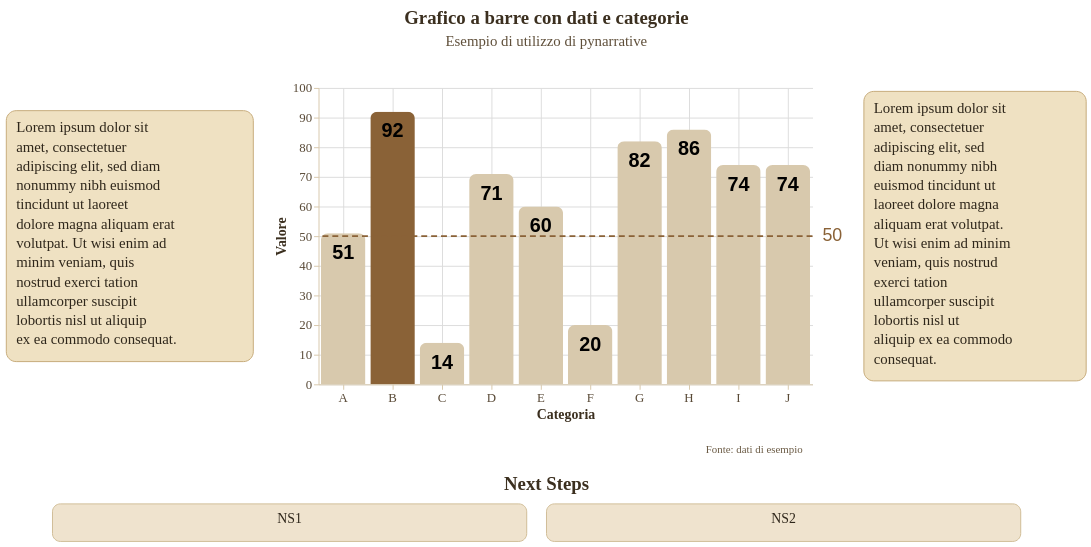

Notebook cell for this chart:
### Markdown cell above
*Historical Template*

### Code cell
from pynarrative import HistoricalTemplate as HT

storia = (
    pn.Story(
    #Costruzione dell'oggetto di classe Story
        data = dati_categorie,
        width = 500,
        height = 300,
        template = HT
    )

    #Chiamata dei metodi

    .mark_bar(
        cornerRadiusTopLeft = 7,
        cornerRadiusTopRight = 7,

    )

    .encode( #encoding dei dati
        x = alt.X("categorie:N", title = "Categoria", axis = alt.Axis(grid = True)),
        y = alt.Y("valori:Q", title = "Valore", axis = alt.Axis(grid = True))
    )
    

    .add_title( #titolo e sottotitolo
        title = "Grafico a barre con dati e categorie",
        subtitle = "Esempio di utilizzo di pynarrative",
        align = "center"
    )

    .add_context( #contesto, testo, spiegazione
        text = "Lorem ipsum dolor sit amet, consectetuer adipiscing elit, sed diam nonummy nibh euismod tincidunt ut laoreet dolore magna aliquam erat volutpat. Ut wisi enim ad minim veniam, quis nostrud exerci tation ullamcorper suscipit lobortis nisl ut aliquip ex ea commodo consequat.",
        position = "left",
    )

    .add_context( #contesto, testo, spiegazione
        text = "Lorem ipsum dolor sit amet, consectetuer adipiscing elit, sed diam nonummy nibh euismod tincidunt ut laoreet dolore magna aliquam erat volutpat. Ut wisi enim ad minim veniam, quis nostrud exerci tation ullamcorper suscipit lobortis nisl ut aliquip ex ea commodo consequat.",
        position = "right",
    )

    .add_next_steps( #prossima parte della storia
        steps = ["NS1", "NS2"],
        title = "Next Steps", #
        position = "bottom" #
    )

    .add_source( #fonte384db5
        text = "Fonte: dati di esempio",
        position = "bottom",
        align = "right"
    )


    .add_labels_chart(
        font_size = 20,
        font_weight = "bold",
        dy = 20
    )

    .add_line(
        orientation = "horizontal",
        value = 50,
    )

    .add_highlight("B")
    


    .render()
)

storia

### Figure 1 — Vega-Lite specification as saved in the notebook (floating-point values rounded to 4 significant figures)
{"config": {"view": {"continuousWidth": 300, "continuousHeight": 300, "strokeWidth": 0}, "axis": {"domainColor": "#d8c9ad", "grid": false, "labelColor": "#594a37", "labelFont": "Garamond", "labelFontSize": 13, "tickColor": "#d8c9ad", "titleColor": "#3b2f1f", "titleFont": "Garamond", "titleFontSize": 14}, "axisX": {"labelAngle": 0, "labelExpr": "length(datum.label) > 12 ? replace(datum.label, /\\s+/, '\\n') : datum.label", "labelLineHeight": 14}, "bar": {"color": "#8a6237"}, "legend": {"labelColor": "#594a37", "labelFont": "Garamond", "labelFontSize": 12, "titleColor": "#3b2f1f", "titleFont": "Garamond", "titleFontSize": 12}, "line": {"color": "#27A0D9"}, "mark": {"strokeWidth": 2.5}, "point": {"color": "#000000", "filled": true, "size": 75}, "range": {"category": ["#27A0D9", "#348035", "#c2a46c", "#a46cc2", "#d96027"]}, "title": {"color": "#3b2f1f", "font": "Garamond", "fontSize": 19}}, "vconcat": [{"layer": [{"mark": {"type": "text", "align": "center", "baseline": "top", "color": "#3b2f1f", "font": "Garamond", "fontSize": 19, "fontWeight": "bold", "text": "Grafico a barre con dati e categorie"}, "encoding": {"x": {"value": 500.0}, "y": {"value": 4}}}, {"mark": {"type": "text", "align": "center", "baseline": "top", "color": "#5f4f3a", "font": "Garamond", "fontSize": 15, "text": "Esempio di utilizzo di pynarrative"}, "encoding": {"x": {"value": 500.0}, "y": {"value": 30}}}], "data": {"name": "data-6fad5c34291b82fc9632cbce143d677a"}, "height": 58, "width": 1000.0}, {"vconcat": [{"hconcat": [{"hconcat": [{"layer": [{"mark": {"type": "rect", "color": "#efe1c2", "cornerRadius": 10, "opacity": 1.0, "stroke": "#c7ab7a", "strokeWidth": 1}, "encoding": {"x": {"value": 0}, "x2": {"value": 250.0}, "y": {"value": 23.0}, "y2": {"value": 277.0}}}, {"mark": {"type": "text", "align": "left", "baseline": "top", "color": "#2f271b", "font": "Garamond", "fontSize": 15, "fontStyle": "normal", "fontWeight": "normal", "lineBreak": "\n", "lineHeight": 19.5, "text": "Lorem ipsum dolor sit\namet, consectetuer\nadipiscing elit, sed diam\nnonummy nibh euismod\ntincidunt ut laoreet\ndolore magna aliquam erat\nvolutpat. Ut wisi enim ad\nminim veniam, quis\nnostrud exerci tation\nullamcorper suscipit\nlobortis nisl ut aliquip\nex ea commodo consequat."}, "encoding": {"x": {"value": 10}, "y": {"value": 33.0}}}], "data": {"name": "data-6fad5c34291b82fc9632cbce143d677a"}, "height": 300, "width": 250.0}, {"layer": [{"mark": {"type": "bar", "cornerRadiusTopLeft": 7, "cornerRadiusTopRight": 7}, "encoding": {"color": {"condition": {"test": "(datum['categorie'] === 'B')", "value": "#8a6237"}, "value": "#d8c9ad"}, "x": {"axis": {"grid": true}, "field": "categorie", "title": "Categoria", "type": "nominal"}, "y": {"axis": {"grid": true}, "field": "valori", "title": "Valore", "type": "quantitative"}}}, {"mark": {"type": "text", "align": "center", "angle": 0, "color": "#000000", "dx": 0, "dy": 20, "fontSize": 20, "fontWeight": "bold", "lineBreak": "\n"}, "encoding": {"text": {"field": "valori", "type": "quantitative"}, "x": {"field": "categorie", "type": "nominal"}, "y": {"field": "valori", "type": "quantitative"}}}, {"data": {"name": "data-6fad5c34291b82fc9632cbce143d677a"}, "mark": {"type": "text", "align": "right", "baseline": "top", "color": "#6b5b45", "font": "Garamond", "fontSize": 11, "lineBreak": "\n", "text": "Fonte: dati di esempio"}, "encoding": {"x": {"value": 490}, "y": {"value": 360}}}, {"layer": [{"data": {"name": "data-e94b98131d8354ad2d7fef474f689388"}, "mark": {"type": "rule", "color": "#8a6237", "strokeDash": [6, 4], "strokeWidth": 2}, "encoding": {"y": {"field": "y", "type": "quantitative"}}}, {"data": {"name": "data-8ae341a3abcf4f04b776991a4b98e009"}, "mark": {"type": "text", "align": "left", "color": "#8a6237", "dx": 0, "dy": 0, "fontSize": 18, "fontStyle": "normal", "fontWeight": "normal"}, "encoding": {"text": {"value": "50"}, "x": {"value": 510}, "y": {"field": "y", "type": "quantitative"}}}]}], "data": {"name": "data-3deff3c83dd1251d975b1c846aaeeb3c"}, "height": 300, "width": 500}]}, {"layer": [{"mark": {"type": "rect", "color": "#efe1c2", "cornerRadius": 10, "opacity": 1.0, "stroke": "#c7ab7a", "strokeWidth": 1}, "encoding": {"x": {"value": 0}, "x2": {"value": 225.0}, "y": {"value": 3.5}, "y2": {"value": 296.5}}}, {"mark": {"type": "text", "align": "left", "baseline": "top", "color": "#2f271b", "font": "Garamond", "fontSize": 15, "fontStyle": "normal", "fontWeight": "normal", "lineBreak": "\n", "lineHeight": 19.5, "text": "Lorem ipsum dolor sit\namet, consectetuer\nadipiscing elit, sed\ndiam nonummy nibh\neuismod tincidunt ut\nlaoreet dolore magna\naliquam erat volutpat.\nUt wisi enim ad minim\nveniam, quis nostrud\nexerci tation\nullamcorper suscipit\nlobortis nisl ut\naliquip ex ea commodo\nconsequat."}, "encoding": {"x": {"value": 10}, "y": {"value": 13.5}}}], "data": {"name": "data-6fad5c34291b82fc9632cbce143d677a"}, "height": 300, "width": 225.0}]}, {"hconcat": [{"layer": [{"mark": {"type": "rect", "color": "#efe3ce", "cornerRadius": 8, "opacity": 1.0, "stroke": "#d1bd97", "strokeWidth": 1}, "encoding": {"x": {"axis": null, "field": "x", "type": "quantitative"}, "x2": {"field": "x2"}, "y": {"axis": null, "field": "y", "type": "quantitative"}, "y2": {"field": "y2"}}}, {"mark": {"type": "text", "align": "center", "baseline": "top", "clip": true, "color": "#2f271b", "font": "Garamond", "fontSize": 14, "lineBreak": "\n", "lineHeight": 16}, "encoding": {"text": {"field": "text", "type": "nominal"}, "x": {"axis": null, "field": "x_mid", "type": "quantitative"}, "y": {"axis": null, "field": "y_text", "type": "quantitative"}}}], "height": 38, "title": {"text": ["Next Steps"], "color": "#3b2f1f", "font": "Garamond", "fontSize": 19, "offset": 10}, "width": 1000.0}], "center": true, "data": {"name": "data-695f94e0630b4b65b1e7ed527059215e"}}], "center": true}], "center": true, "resolve": {"axis": {"x": "shared", "y": "shared"}}, "$schema": "https://vega.github.io/schema/vega-lite/v6.4.1.json", "datasets": {"data-6fad5c34291b82fc9632cbce143d677a": [{"_": 0}], "data-3deff3c83dd1251d975b1c846aaeeb3c": [{"categorie": "A", "valori": 51}, {"categorie": "B", "valori": 92}, {"categorie": "C", "valori": 14}, {"categorie": "D", "valori": 71}, {"categorie": "E", "valori": 60}, {"categorie": "F", "valori": 20}, {"categorie": "G", "valori": 82}, {"categorie": "H", "valori": 86}, {"categorie": "I", "valori": 74}, {"categorie": "J", "valori": 74}], "data-e94b98131d8354ad2d7fef474f689388": [{"y": 50}], "data-8ae341a3abcf4f04b776991a4b98e009": [{"y": 50, "label_x": 0}], "data-695f94e0630b4b65b1e7ed527059215e": [{"x": 0, "y": 0, "x2": 240, "y2": 28, "text": "NS1", "x_mid": 120.0, "y_text": 22}, {"x": 250, "y": 0, "x2": 490, "y2": 28, "text": "NS2", "x_mid": 370.0, "y_text": 22}]}}
